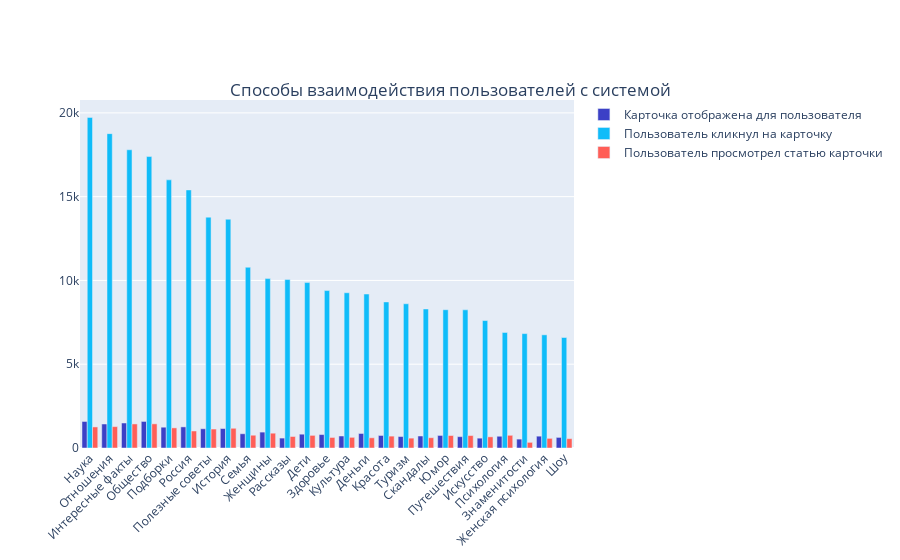

Write notebook code for a chart like this one.
### Code cell
fig = go.Figure()
fig.add_trace(go.Bar(
    y=log_raw_item['click'],
    x=log_raw_item['item_topic'],
    name='Карточка отображена для пользователя',
    marker_color='#3c40c6'
))
fig.add_trace(go.Bar(
    y=log_raw_item['show'],
    x=log_raw_item['item_topic'],
    name='Пользователь кликнул на карточку',
    marker_color='#0fbcf9'
))

fig.add_trace(go.Bar(
    y=log_raw_item['view'],
    x=log_raw_item['item_topic'],
    name='Пользователь просмотрел статью карточки',
    marker_color='#ff5e57'
))

fig.update_layout(barmode='group', xaxis_tickangle=-45,
        title={
        'text': 'Способы взаимодействия пользователей с системой',
        'y':0.85,
        'x':0.5,
        'xanchor': 'center',
        'yanchor': 'top'})
fig.show()

### Figure 1 — Plotly figure (JSON) as saved in the notebook; plotly's stock layout.template omitted (floating-point values rounded to 4 significant figures)
{"data": [{"marker": {"color": "#3c40c6"}, "name": "Карточка отображена для пользователя", "type": "bar", "x": ["Наука", "Отношения", "Интересные факты", "Общество", "Подборки", "Россия", "Полезные советы", "История", "Семья", "Женщины", "Рассказы", "Дети", "Здоровье", "Культура", "Деньги", "Красота", "Туризм", "Скандалы", "Юмор", "Путешествия", "Искусство", "Психология", "Знаменитости", "Женская психология", "Шоу"], "y": [1583, 1432, 1492, 1585, 1241, 1260, 1149, 1162, 850, 949, 592, 824, 802, 717, 866, 748, 684, 716, 749, 677, 587, 701, 531, 706, 632]}, {"marker": {"color": "#0fbcf9"}, "name": "Пользователь кликнул на карточку", "type": "bar", "x": ["Наука", "Отношения", "Интересные факты", "Общество", "Подборки", "Россия", "Полезные советы", "История", "Семья", "Женщины", "Рассказы", "Дети", "Здоровье", "Культура", "Деньги", "Красота", "Туризм", "Скандалы", "Юмор", "Путешествия", "Искусство", "Психология", "Знаменитости", "Женская психология", "Шоу"], "y": [19729, 18760, 17797, 17392, 16002, 15401, 13776, 13652, 10787, 10108, 10051, 9872, 9396, 9265, 9189, 8718, 8607, 8296, 8252, 8245, 7605, 6894, 6827, 6754, 6594]}, {"marker": {"color": "#ff5e57"}, "name": "Пользователь просмотрел статью карточки", "type": "bar", "x": ["Наука", "Отношения", "Интересные факты", "Общество", "Подборки", "Россия", "Полезные советы", "История", "Семья", "Женщины", "Рассказы", "Дети", "Здоровье", "Культура", "Деньги", "Красота", "Туризм", "Скандалы", "Юмор", "Путешествия", "Искусство", "Психология", "Знаменитости", "Женская психология", "Шоу"], "y": [1257, 1276, 1435, 1441, 1200, 1016, 1132, 1177, 762, 884, 687, 754, 629, 637, 609, 709, 589, 614, 744, 742, 666, 758, 337, 575, 557]}], "layout": {"barmode": "group", "title": {"text": "Способы взаимодействия пользователей с системой", "x": 0.5, "xanchor": "center", "y": 0.85, "yanchor": "top"}, "xaxis": {"tickangle": -45}}}
